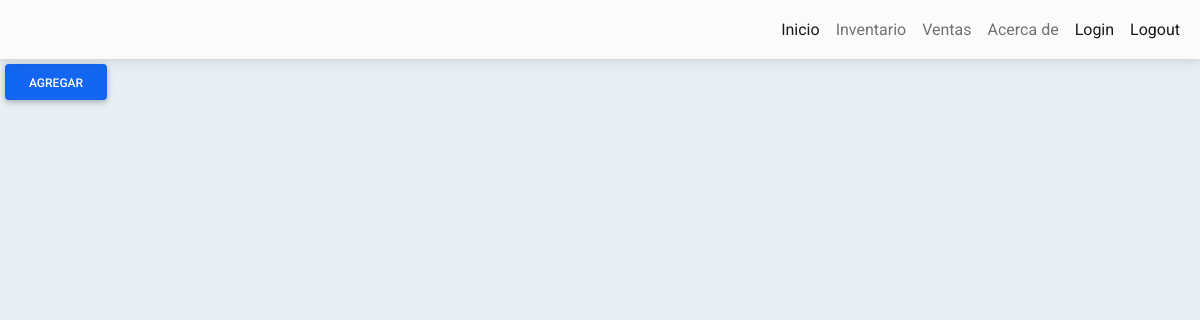
The page /ventas on the database as committed earlier.
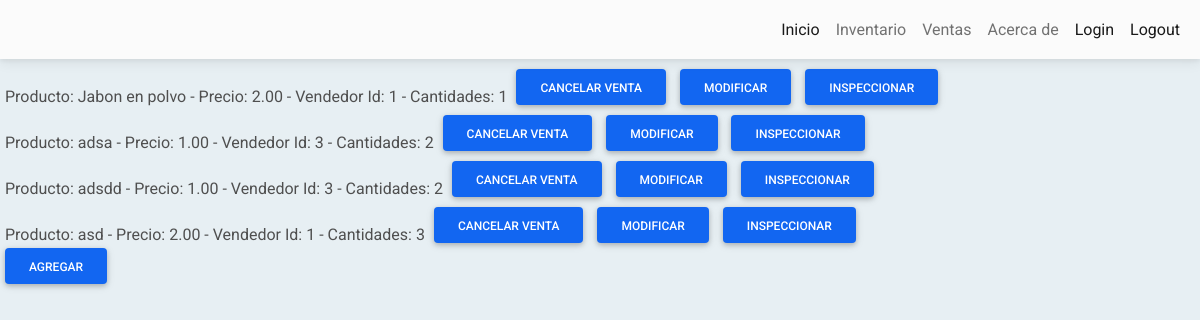
The same page on the database as committed later.
### InventarioModel/models.py (models this page shows)
class Ventas (Model):
    nombre_producto = CharField(max_length=70)
    precio_producto = DecimalField(max_digits=5,decimal_places=2)
    vendedor_id = IntegerField()
    cantidades = IntegerField()
    def __str__(self):
        return f'Producto: {self.nombre_producto} - Precio: {self.precio_producto} - Vendedor Id: {self.vendedor_id} - Cantidades: {self.cantidades}'

### InventarioModel/views.py (the view)
# urls.py: path('ventas', Venta.as_view(), name='ventas'),
class Venta(ListView ):
    model = Ventas
    template_name = "ventas.html"
    context_object_name = 'ventas'

### InventarioModel/Templates/ventas.html (shortened to what this page needs)
{% extends 'start.html'%}
{% load static %}
{% block bodycontent %}
<div class="align:center" style="margin: 5px; ">
  {% for vent in ventas%}
    {{vent}}
    <a class="btn btn-primary" href=" {% url 'eliminar_ventas' vent.id %}"  style="margin: 5px; ">Cancelar Venta</a>
    <a class="btn btn-primary" href=" {% url 'update_ventas' vent.id %}"  style="margin: 5px; ">Modificar</a>
    <a class="btn btn-primary" href=" {% url 'ver_ventas' vent.id %}"  style="margin: 5px; ">Inspeccionar</a>
    <br>
  {% endfor %}
  <a class="btn btn-primary" href=" {% url 'crear_ventas' %}">Agregar</a>
</div>
{% endblock %}

### InventarioModel/Templates/start.html (shortened to what this page needs)
<!DOCTYPE html>
<html lang="en">
  <head>
      {% load static%}
    <link rel="stylesheet" href="https://use.fontawesome.com/releases/v5.15.2/css/all.css" />
    <link rel="stylesheet" href="{% static 'Inventario/css/mdb.min.css'%}" />
  </head>
  <body style= "background-color:#E7EFF3">
    <nav class="navbar navbar-expand-lg navbar-light bg-light">
        <div class="container-fluid">
          <div class="collapse navbar-collapse" id="navbarRightAlignExample">
            <ul class="navbar-nav ms-auto mb-2 mb-lg-0">
              <li class="nav-item">
                <a class="nav-link active" aria-current="page" href="{% url 'inicio' %}">Inicio</a>
              </li>
              <li class="nav-item">
                <a class="nav-link" href="{% url 'inventario' %}">Inventario</a>
              </li>
              <li class="nav-item">
                <a class="nav-link" href="{% url 'ventas' %}">Ventas</a>
              </li>
              <li class="nav-item">
                <a class="nav-link" href="{% url 'acerca_de' %}">Acerca de </a>
              </li>
                <li class="nav-item">
                  <a class="nav-link active"  href="{% url 'login' %}">Login</a>
                </li>
                <li class="nav-item">
                  <a class="nav-link active"  href="{% url 'logout' %}">Logout</a>
                </li>
            </ul>
          </div>
        </div>
      </nav>
      {% block bodycontent %}
      {% endblock  %}
  </body>
</html>

Rows that differ between the two databases and show on the page:
added Ventas: nombre_producto+precio_producto+vendedor "Producto: Jabon en polvo - Precio: 2.00 - Vendedor Id: 1 - Cantidades: 1"
added Ventas: nombre_producto+precio_producto+vendedor "Producto: adsa - Precio: 1.00 - Vendedor Id: 3 - Cantidades: 2"
added Ventas: nombre_producto+precio_producto+vendedor "Producto: adsdd - Precio: 1.00 - Vendedor Id: 3 - Cantidades: 2"
added Ventas: nombre_producto+precio_producto+vendedor "Producto: asd - Precio: 2.00 - Vendedor Id: 1 - Cantidades: 3"
